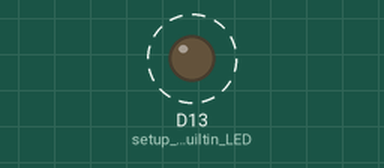
A sketch run on a simulated Arduino Uno R4 WiFi. Parts: output pins drawn as LEDs (lit = HIGH). Dashed ring = blinking.

Above: at 0.4 s.
Timing chart, 0 to 3.7 s (numbered marks = the images above):
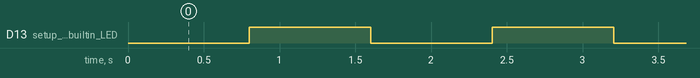

Measured:
- by itself, D13 (setup_of_builtin_LED): alternates HIGH for 0.80 s and LOW for 0.80 s

The sketch:

KamadoThermostat.ino
```cpp
#include "Arduino_LED_Matrix.h"

// pins
#define PB_PIN 0           // Digital pin for reading pushbutton (INPUT); yellow
#define LEDEXTERNAL_PIN 1  // Digital pin for LED (OUTPUT); orange
#define FAN_PIN 3          // PWM pin for controlling 12V fan via MOSFET (OUTPUT); blue
#define THERMISTOR_PIN A0  // Analog pin for thermistor (INPUT); green
#define POT_PIN A1         // Analog pin for potentiometer (INPUT); purple

#define SERIES_RESISTOR 10000     // 10KΩ pull-up resistor
#define NOMINAL_RESISTANCE 10000  // Resistance at 25°C (10KΩ)
#define NOMINAL_TEMPERATURE 25.0  // Nominal temperature (25°C)
#define B_COEFFICIENT 3950        // Beta coefficient (typically 3950-4000 for high-temp thermistors)

// cycle duration = the product of the following two constants
#define PULSE_INTERVAL 400  // ms
#define PULSES_PER_CYCLE 15

// instantiate matrix object
ArduinoLEDMatrix matrix;

// global variables
bool stateLEDBUILTIN;
unsigned long timeLastBlink = 0;

void setup() {
  Serial.begin(9600);

  pinMode(LED_BUILTIN, OUTPUT);  // setup of builtin LED
}

void loop() {
  // loop variables
  bool isTimeToBlink = false;                        // flag for blinking/updating lights
  unsigned int lightsInterval = PULSE_INTERVAL * 2;  // LED blink/update rate

  // check... time to update to lights?
  if (millis() - timeLastBlink > lightsInterval) {
    // time to blink/update lights
    isTimeToBlink = true;  // set flag
  }

  // check... time to blink/update lights?
  if (isTimeToBlink) {
    // blink LED builtin
    stateLEDBUILTIN ^= 1;
    digitalWrite(LED_BUILTIN, stateLEDBUILTIN);
  }

  // check... lights flag set?
  if (isTimeToBlink) {
    // lights blink/update flag is set; reset flag and timer
    isTimeToBlink = false;
    timeLastBlink = millis();
  }
}
```
